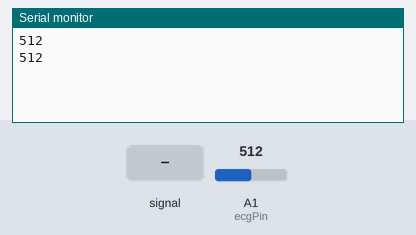
Recording of a sketch running on a simulated Arduino Uno, built with avr-gcc and run on an emulated ATmega328P. Shown: the last lines printed to the serial monitor. Inputs (shaded band) come from the test bench; at power-on: A1 (ecgPin) = 512.

Above: at 2.8 s.
2.9 s: A1 (ecgPin) fed a 200 Hz sine of ±81 counts around its level
At 4.4 s:
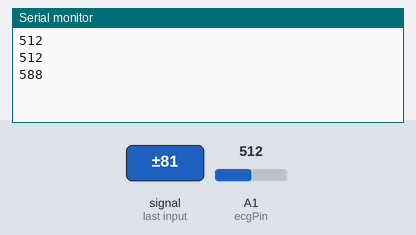
5.6 s: A1 (ecgPin) set to 716
At 7.1 s:
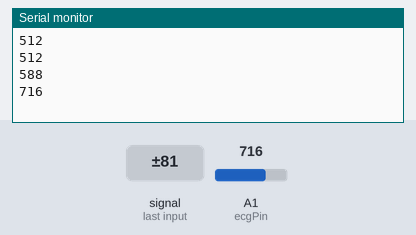
8.3 s: A1 (ecgPin) fed a 1000 Hz sine of ±255 counts around its level
At 10.8 s:
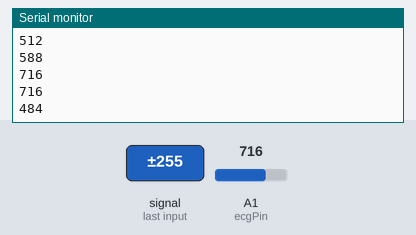
11.0 s: A1 (ecgPin) set to 900
At 12.9 s:
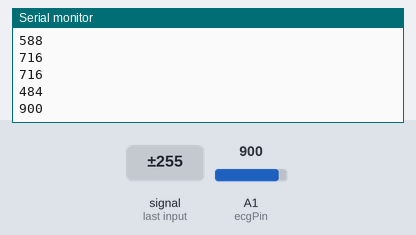
Timing chart, 0 to 14.4 s (numbered marks = the images above; inputs shaded):
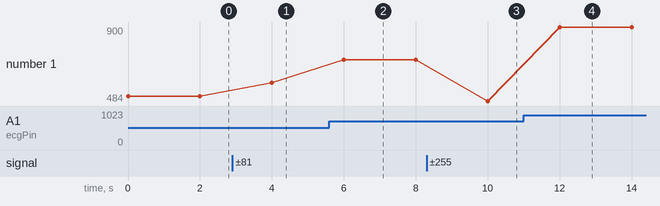

The sketch:

individual_ecg.ino
```cpp
const int ecgPin = A1;  //defined the sensor input pin


int ecg_value; // declaration of variable to store ECG sensor value

void setup() {
  Serial.begin(9600);
}

void loop() {

  ecg_value = analogRead(ecgPin);


  Serial.println(ecg_value);   //print value to the serial monitor


  delay(2000);
}
```

Measured:
- after the input at 2.9 s, the serial monitor: prints a new line after 1.1 s (image 1)
- after the input at 5.6 s, the serial monitor: prints a new line after 0.40 s (image 2)
- after the input at 8.3 s, the serial monitor: prints a new line after 1.7 s (image 3)
- after the input at 11.0 s, the serial monitor: prints a new line after 1.0 s (image 4)
- plotted number 1: 512 → 588 after the input at 2.9 s, 588 → 716 after the input at 5.6 s, 716 → 484 after the input at 8.3 s, 484 → 900 after the input at 11.0 s
